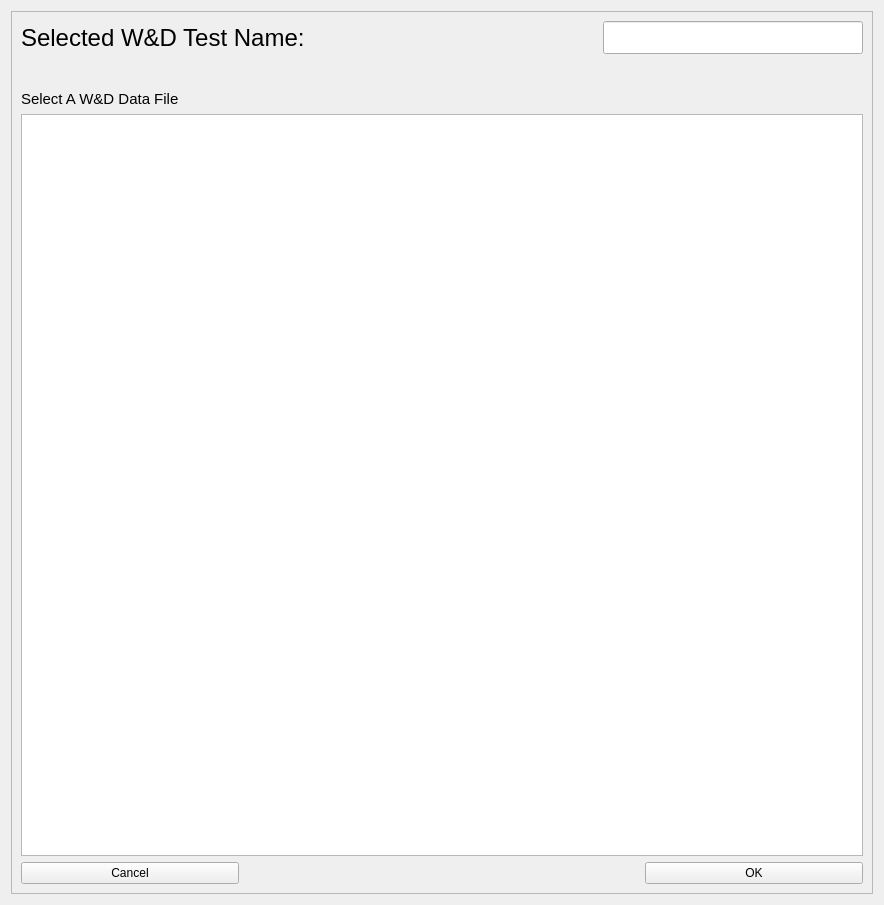
<?xml version="1.0" encoding="UTF-8"?>
<ui version="4.0">
 <class>Dialog</class>
 <widget class="QDialog" name="Dialog">
  <property name="geometry">
   <rect>
    <x>0</x>
    <y>0</y>
    <width>884</width>
    <height>905</height>
   </rect>
  </property>
  <property name="windowTitle">
   <string>Template Data File</string>
  </property>
  <layout class="QGridLayout" name="gridLayout">
   <item row="0" column="0">
    <widget class="QFrame" name="frame">
     <property name="frameShape">
      <enum>QFrame::StyledPanel</enum>
     </property>
     <property name="frameShadow">
      <enum>QFrame::Raised</enum>
     </property>
     <layout class="QGridLayout" name="gridLayout_2">
      <item row="0" column="0">
       <layout class="QHBoxLayout" name="horizontalLayout">
        <item>
         <widget class="QLabel" name="label">
          <property name="font">
           <font>
            <pointsize>18</pointsize>
           </font>
          </property>
          <property name="text">
           <string>Selected W&amp;D Test Name:</string>
          </property>
         </widget>
        </item>
        <item>
         <widget class="QLineEdit" name="lineEdit">
          <property name="enabled">
           <bool>true</bool>
          </property>
          <property name="sizePolicy">
           <sizepolicy hsizetype="Expanding" vsizetype="Minimum">
            <horstretch>0</horstretch>
            <verstretch>0</verstretch>
           </sizepolicy>
          </property>
          <property name="maximumSize">
           <size>
            <width>260</width>
            <height>16777215</height>
           </size>
          </property>
          <property name="font">
           <font>
            <pointsize>16</pointsize>
           </font>
          </property>
          <property name="maxLength">
           <number>660</number>
          </property>
          <property name="echoMode">
           <enum>QLineEdit::Normal</enum>
          </property>
         </widget>
        </item>
       </layout>
      </item>
      <item row="1" column="0">
       <spacer name="verticalSpacer">
        <property name="orientation">
         <enum>Qt::Vertical</enum>
        </property>
        <property name="sizeType">
         <enum>QSizePolicy::Minimum</enum>
        </property>
        <property name="sizeHint" stdset="0">
         <size>
          <width>20</width>
          <height>30</height>
         </size>
        </property>
       </spacer>
      </item>
      <item row="2" column="0">
       <widget class="QLabel" name="label_4">
        <property name="font">
         <font>
          <pointsize>11</pointsize>
         </font>
        </property>
        <property name="text">
         <string>Select A W&amp;D Data File</string>
        </property>
       </widget>
      </item>
      <item row="3" column="0">
       <layout class="QHBoxLayout" name="horizontalLayout_2">
        <item>
         <widget class="QListWidget" name="listWidget"/>
        </item>
       </layout>
      </item>
      <item row="4" column="0">
       <layout class="QHBoxLayout" name="horizontalLayout_39">
        <item>
         <widget class="QPushButton" name="pushButton">
          <property name="sizePolicy">
           <sizepolicy hsizetype="Minimum" vsizetype="Minimum">
            <horstretch>0</horstretch>
            <verstretch>0</verstretch>
           </sizepolicy>
          </property>
          <property name="text">
           <string>Cancel</string>
          </property>
          <property name="autoDefault">
           <bool>false</bool>
          </property>
         </widget>
        </item>
        <item>
         <spacer name="horizontalSpacer">
          <property name="orientation">
           <enum>Qt::Horizontal</enum>
          </property>
          <property name="sizeType">
           <enum>QSizePolicy::Fixed</enum>
          </property>
          <property name="sizeHint" stdset="0">
           <size>
            <width>400</width>
            <height>20</height>
           </size>
          </property>
         </spacer>
        </item>
        <item>
         <widget class="QPushButton" name="pushButton_2">
          <property name="sizePolicy">
           <sizepolicy hsizetype="Minimum" vsizetype="Minimum">
            <horstretch>0</horstretch>
            <verstretch>0</verstretch>
           </sizepolicy>
          </property>
          <property name="text">
           <string>OK</string>
          </property>
          <property name="autoDefault">
           <bool>false</bool>
          </property>
         </widget>
        </item>
       </layout>
      </item>
     </layout>
     <zorder>label_4</zorder>
     <zorder>verticalSpacer</zorder>
    </widget>
   </item>
  </layout>
 </widget>
 <resources/>
 <connections/>
</ui>
